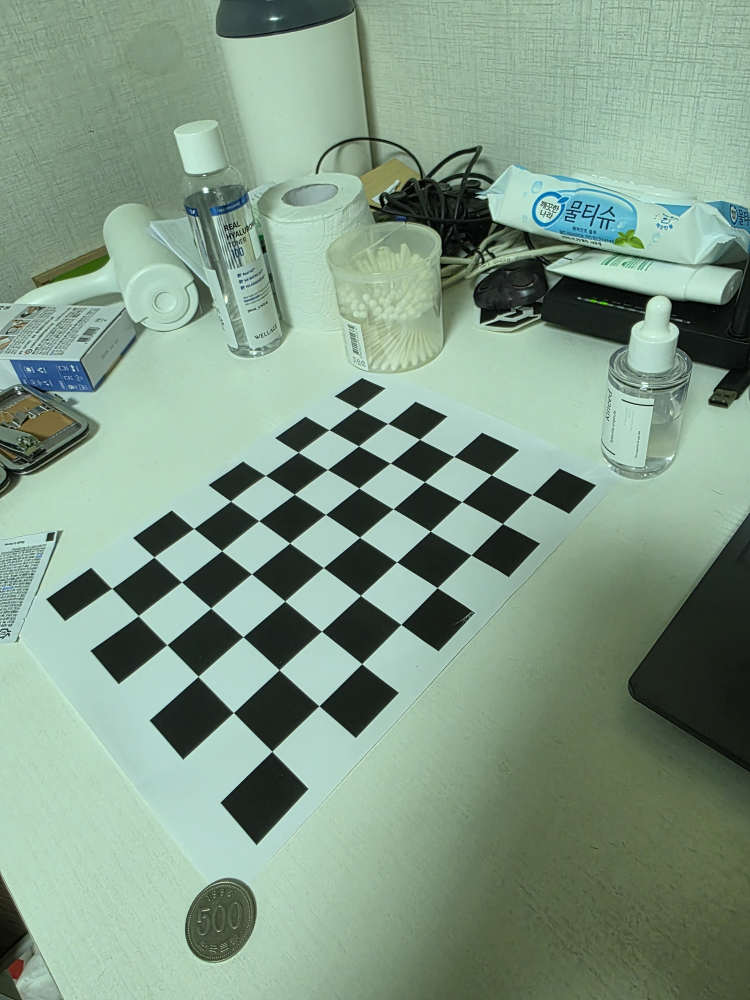
#> input picture calibration_images/image_ (1).jpg, 3000 x 4000 px (shown at 1/4 size); its folder holds only this picture in this run
$ python calibrate_camera.py
#> lines starting #> are read from the running program, lines starting #| are printed output that depends on the picture; long printed decimals are rounded
import cv2
import numpy as np
import glob
import os

# ==========================================
# 테스트용 체스보드 설정
# ==========================================
BOARD_W = 8        # 가로 내부 코너 수
BOARD_H = 6        # 세로 내부 코너 수
SQUARE_SIZE = 30.0 # 한 칸의 물리적 크기 (mm)

# 폴더 경로 설정
IMG_DIR = 'calibration_images'
SAVE_DIR = 'calibration_data'

if not os.path.exists(SAVE_DIR):
    os.makedirs(SAVE_DIR)

# 3D 공간상의 체스보드 코너 좌표 생성 (Z는 0)
# 형태: (0,0,0), (25,0,0), (50,0,0) ...
objp = np.zeros((BOARD_W * BOARD_H, 3), np.float32)
objp[:, :2] = np.mgrid[0:BOARD_W, 0:BOARD_H].T.reshape(-1, 2) * SQUARE_SIZE

objpoints = [] # 실제 3D 공간상의 점들 보관
imgpoints = [] # 2D 이미지 상의 코너점들 보관

# calibration_images 폴더 안의 모든 jpg/png 파일 불러오기
images = glob.glob(f'{IMG_DIR}/*.[jp][pn]g')

if len(images) == 0:
    print(f"오류: '{IMG_DIR}' 폴더에 이미지가 없습니다! 사진을 먼저 넣어주세요.")
    exit()

print(f"총 {len(images)}장의 이미지에서 캘리브레이션을 시작합니다...")

# 이미지 크기 저장용 변수
image_size = None

for fname in images:
    img = cv2.imread(fname)
#> img is the input picture: shape (4000, 3000, 3); mean B, G, R 135.3, 154.1, 129.5
    gray = cv2.cvtColor(img, cv2.COLOR_BGR2GRAY)
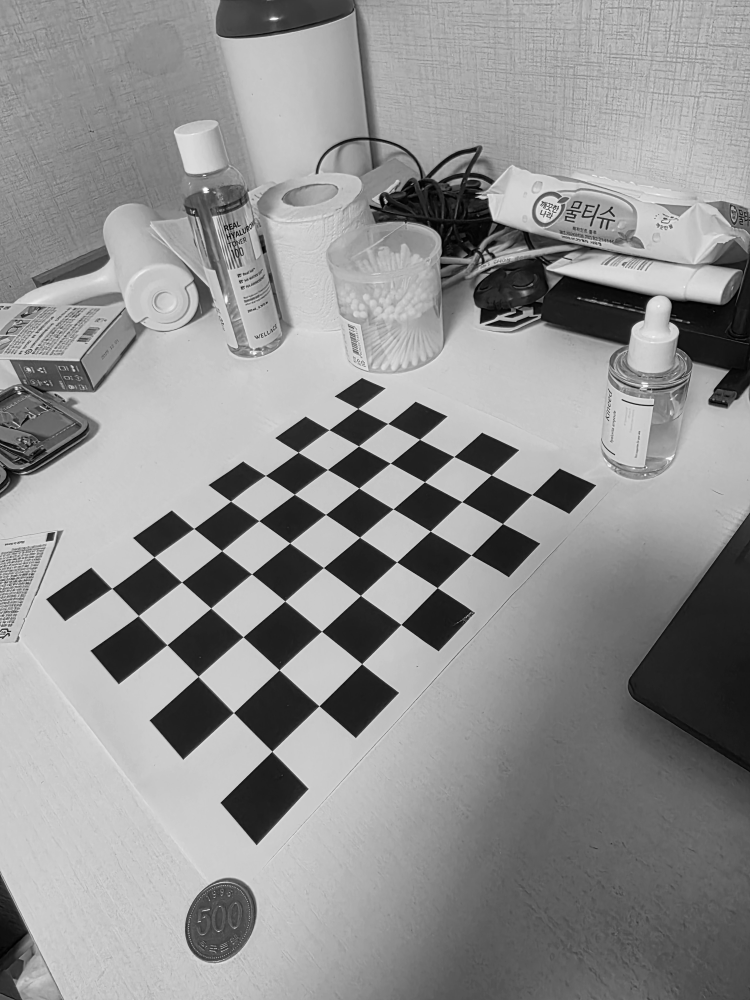
#> gray: shape (4000, 3000) (shown at 1/4 size); min 0, max 255, mean 144.6

    if image_size is None:
        image_size = gray.shape[::-1] # (width, height)

    # 체스보드 코너 찾기
    ret, corners = cv2.findChessboardCorners(gray, (BOARD_W, BOARD_H), None)
#> ret = True; corners = 48 rows, first 8: [449.2, 2354.4], [617.8, 2230], [777.4, 2115.4], [924.3, 2006.3], [1064.1, 1903.3], [1194.4, 1810.7], [1317.7, 1720.6], [1433.1, 1635.7]

    # 코너를 찾았다면
    if ret == True:
        objpoints.append(objp)

        # 코너 좌표의 정확도를 서브픽셀 단위로 높임
        criteria = (cv2.TERM_CRITERIA_EPS + cv2.TERM_CRITERIA_MAX_ITER, 30, 0.001)
        corners2 = cv2.cornerSubPix(gray, corners, (11, 11), (-1, -1), criteria)
#> corners2 = 48 rows, first 8: [449.4, 2354.6], [618.2, 2229.7], [777.2, 2115.3], [924.2, 2005.9], [1063.5, 1903.2], [1194.3, 1810.6], [1317.5, 1720.6], [1433.1, 1635.6]
        imgpoints.append(corners2)

        # 찾은 코너를 이미지에 그려서 화면에 잠시 보여줌 (확인용)
        cv2.drawChessboardCorners(img, (BOARD_W, BOARD_H), corners2, ret)
        cv2.imshow('Chessboard Detection', cv2.resize(img, (800, 600)))
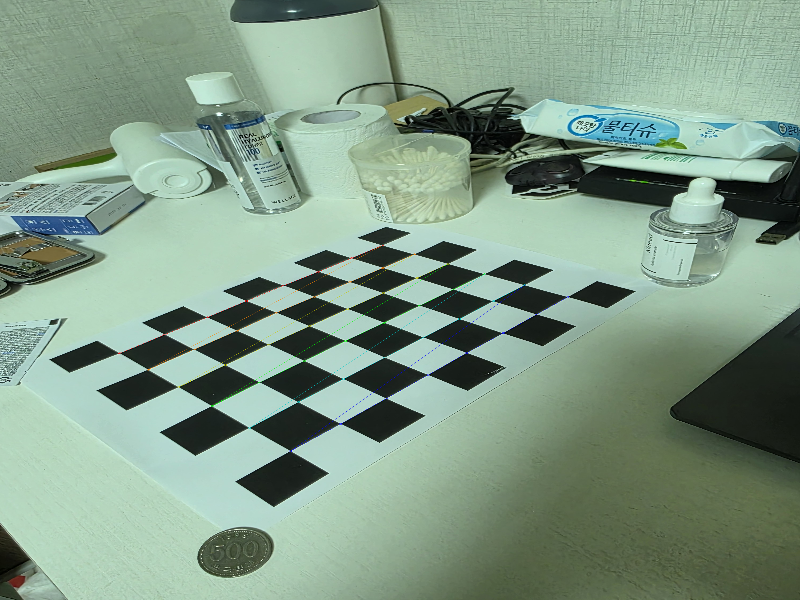
#> window 'Chessboard Detection': shape (600, 800, 3); mean B, G, R 135.2, 154, 129.4
        cv2.waitKey(200) # 0.2초씩 대기
    else:
        print(f"경고: '{fname}' 에서 {BOARD_W}x{BOARD_H} 체스보드를 찾지 못했습니다. 이 사진은 제외됩니다.")

cv2.destroyAllWindows()

# ==========================================
# 카메라 파라미터 계산 및 저장
# ==========================================
if len(objpoints) > 0:
    print("\n카메라 매트릭스 계산 중... 잠시만 기다려주세요.")
    ret, camera_matrix, dist_coeffs, rvecs, tvecs = cv2.calibrateCamera(objpoints, imgpoints, image_size, None, None)
#> ret = 1.75; camera_matrix = [[2789.1, 0, 1482.4], [0, 2582.3, 1649.1], [0, 0, 1]]; dist_coeffs = [[-0.0528, 0.528, 0.00983, 0.00589, -1.34]]; rvecs = ([-0.86, -0.224, -0.812],); tvecs = ([-153.1, 111.8, 412.5],)

    print("✅ 캘리브레이션 완료!")
    print("\n--- Camera Matrix (K) ---")
    print(camera_matrix)
#| [[2.78911149e+03 0.00000000e+00 1.48243564e+03]
#|  [0.00000000e+00 2.58229089e+03 1.64907890e+03]
#|  [0.00000000e+00 0.00000000e+00 1.00000000e+00]]
    print("\n--- Distortion Coefficients ---")
    print(dist_coeffs)
#| [[-0.05283  0.5278   0.009828  0.005894 -1.336]]

    # 파일로 저장 (나중에 main.py 에서 불러다 쓸 목적)
    np.save(f'{SAVE_DIR}/camera_matrix.npy', camera_matrix)
    np.save(f'{SAVE_DIR}/dist_coeffs.npy', dist_coeffs)
    print(f"\n파라미터가 '{SAVE_DIR}' 폴더에 성공적으로 저장되었습니다!")
else:
    print("\n실패: 체스보드를 인식한 사진이 단 한 장도 없습니다. 사진을 다시 찍어주세요.")

$ run again, on calibration_images/image_ (13).jpg
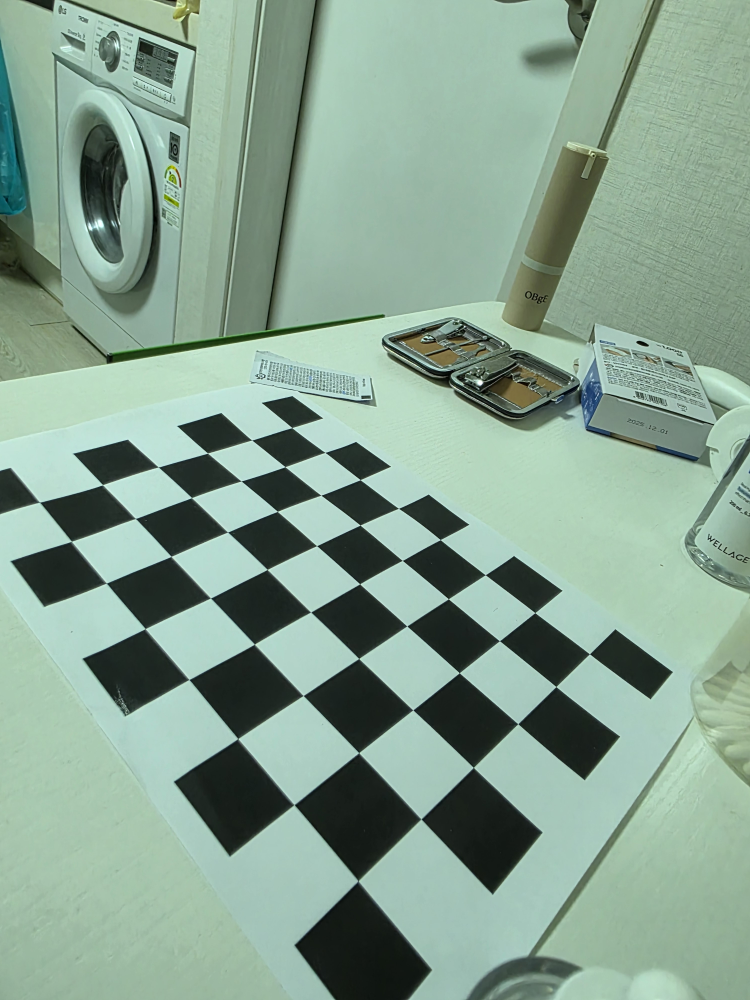
#> input picture calibration_images/image_ (13).jpg, 3000 x 4000 px (shown at 1/4 size)
#> img is the input picture: shape (4000, 3000, 3); mean B, G, R 145.1, 161.9, 135.4
#> `gray = cv2.cvtColor(img, cv2.COLOR_BGR2GRAY)`:
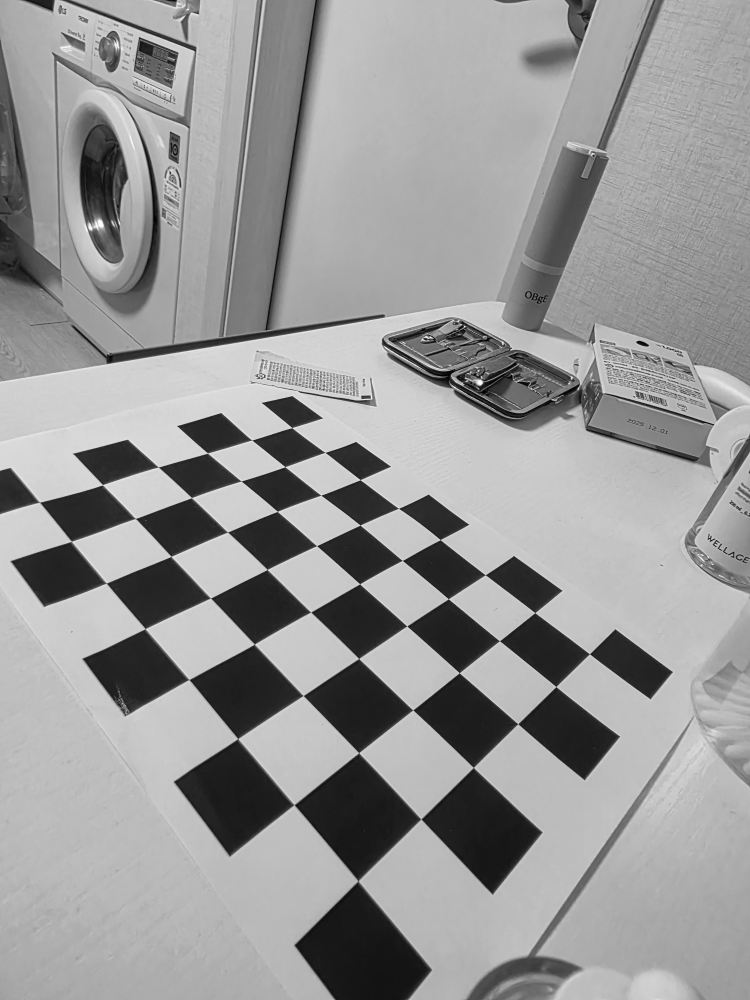
#> gray: shape (4000, 3000) (shown at 1/4 size); min 0, max 255, mean 152.1
#> `ret, corners = cv2.findChessboardCorners(gray, (BOARD_W, BOARD_H), None)`: ret = True; corners = 48 rows, first 8: [1168.6, 1711.7], [1301.6, 1810.7], [1442.4, 1920.3], [1595.7, 2034.7], [1762.3, 2160], [1942.9, 2300.8], [2141.3, 2452.3], [2359.2, 2616.2]
#> corners2 = 48 rows, first 8: [1169, 1711.9], [1301.8, 1811.2], [1442.4, 1920.3], [1595.8, 2034.8], [1762.6, 2160], [1942.6, 2300.6], [2141.1, 2452.1], [2359.4, 2616.7]
#> `cv2.imshow('Chessboard Detection', cv2.resize(img, (800, 600)))`:
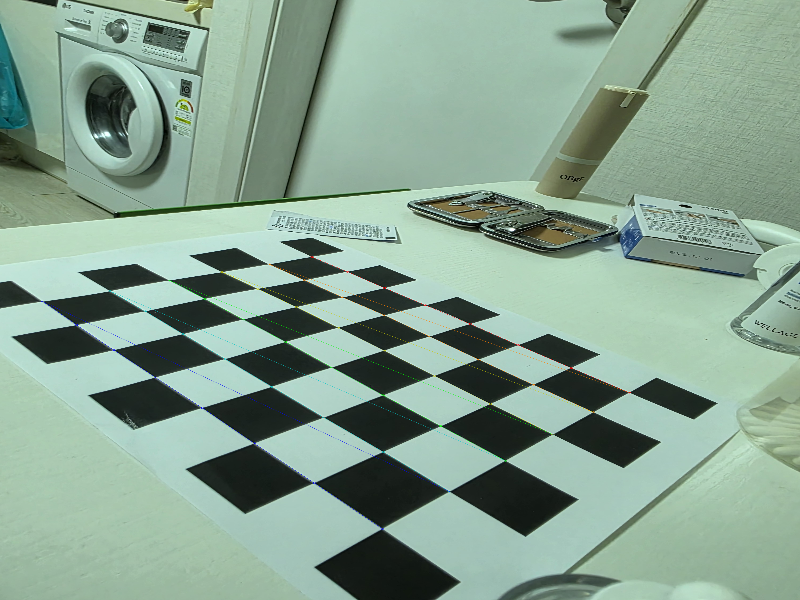
#> window 'Chessboard Detection': shape (600, 800, 3); mean B, G, R 145, 161.9, 135.3
#> `ret, camera_matrix, dist_coeffs, rvecs, tvecs = cv2.calibrateCamera(ob..`: ret = 2.33; camera_matrix = [[2669.8, 0, 1445.4], [0, 2464.4, 1847.6], [0, 0, 1]]; dist_coeffs = [[0.124, -0.566, 0.00921, 0.000793, 0.716]]; rvecs = ([-0.98, 0.164, 0.835],); tvecs = ([-41.67, -22.34, 403.9],)
#| [[2.66983541e+03 0.00000000e+00 1.44544788e+03]
#|  [0.00000000e+00 2.46442868e+03 1.84756957e+03]
#|  [0.00000000e+00 0.00000000e+00 1.00000000e+00]]
#| [[ 0.1243 -0.5656  0.009212  0.0007925  0.7157]]

$ run again, on calibration_images/image_ (14).jpg
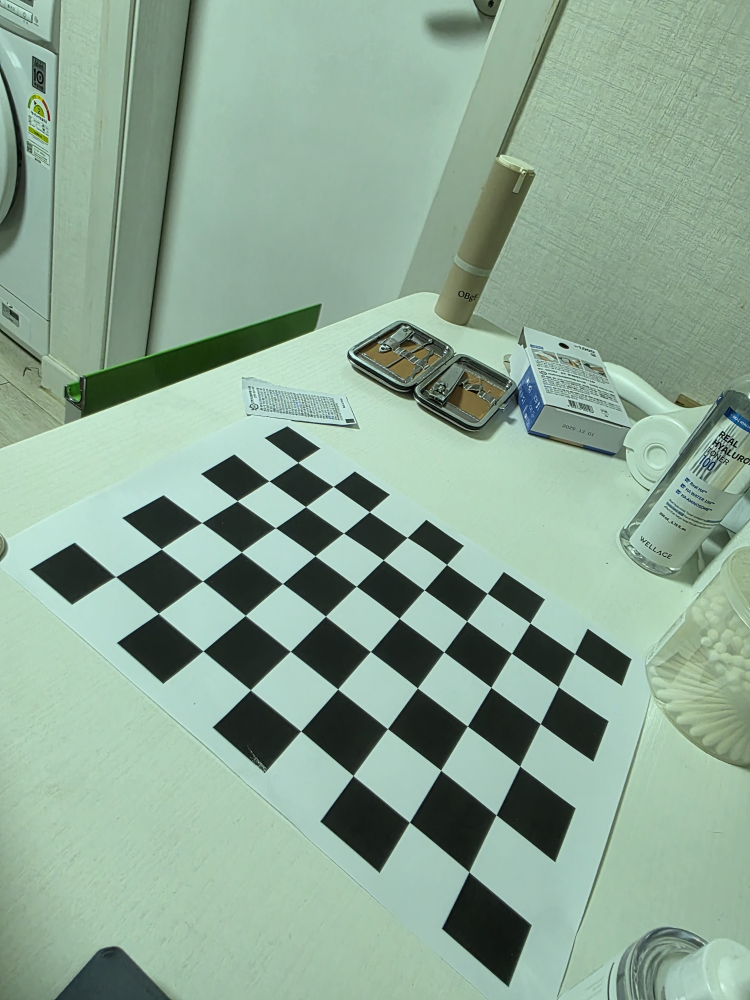
#> input picture calibration_images/image_ (14).jpg, 3000 x 4000 px (shown at 1/4 size)
#> img is the input picture: shape (4000, 3000, 3); mean B, G, R 148.6, 167, 140.5
#> `gray = cv2.cvtColor(img, cv2.COLOR_BGR2GRAY)`:
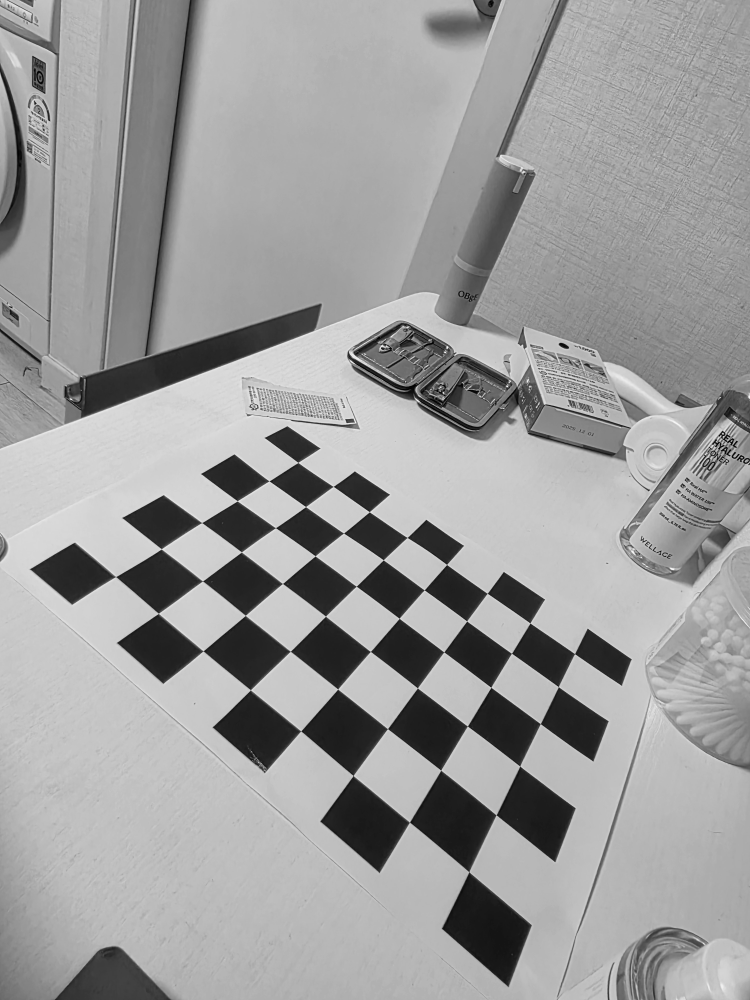
#> gray: shape (4000, 3000) (shown at 1/4 size); min 0, max 253, mean 157
#> `ret, corners = cv2.findChessboardCorners(gray, (BOARD_W, BOARD_H), None)`: ret = True; corners = 48 rows, first 8: [1193.2, 1851.1], [1334.1, 1947.4], [1478.7, 2048.5], [1630.1, 2151.3], [1787.8, 2259.3], [1950.2, 2374.6], [2121.3, 2493.2], [2299.8, 2615.9]
#> corners2 = 48 rows, first 8: [1193.4, 1851.2], [1334.2, 1947], [1478.7, 2048.6], [1630.2, 2151.3], [1788, 2259.3], [1950.3, 2374.6], [2121.3, 2493.3], [2299.8, 2616.3]
#> `cv2.imshow('Chessboard Detection', cv2.resize(img, (800, 600)))`:
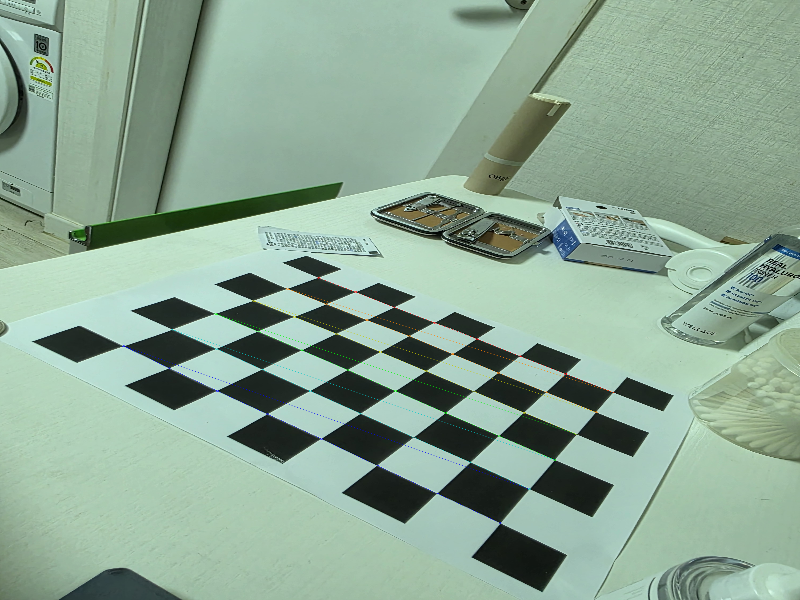
#> window 'Chessboard Detection': shape (600, 800, 3); mean B, G, R 148.4, 167, 140.4
#> `ret, camera_matrix, dist_coeffs, rvecs, tvecs = cv2.calibrateCamera(ob..`: ret = 1.8; camera_matrix = [[2693.5, 0, 1573.6], [0, 2874.2, 1950.5], [0, 0, 1]]; dist_coeffs = [[0.168, -1.15, 0.0102, -0.000327, 2.16]]; rvecs = ([-0.982, -0.0104, 0.645],); tvecs = ([-64.37, -15.86, 458.4],)
#| [[2.69346240e+03 0.00000000e+00 1.57358512e+03]
#|  [0.00000000e+00 2.87417256e+03 1.95051897e+03]
#|  [0.00000000e+00 0.00000000e+00 1.00000000e+00]]
#| [[ 1.68156649e-01 -1.14519513e+00  1.02065859e-02 -3.27331447e-04
#|    2.16210065e+00]]

$ run again, on calibration_images/image_ (15).jpg
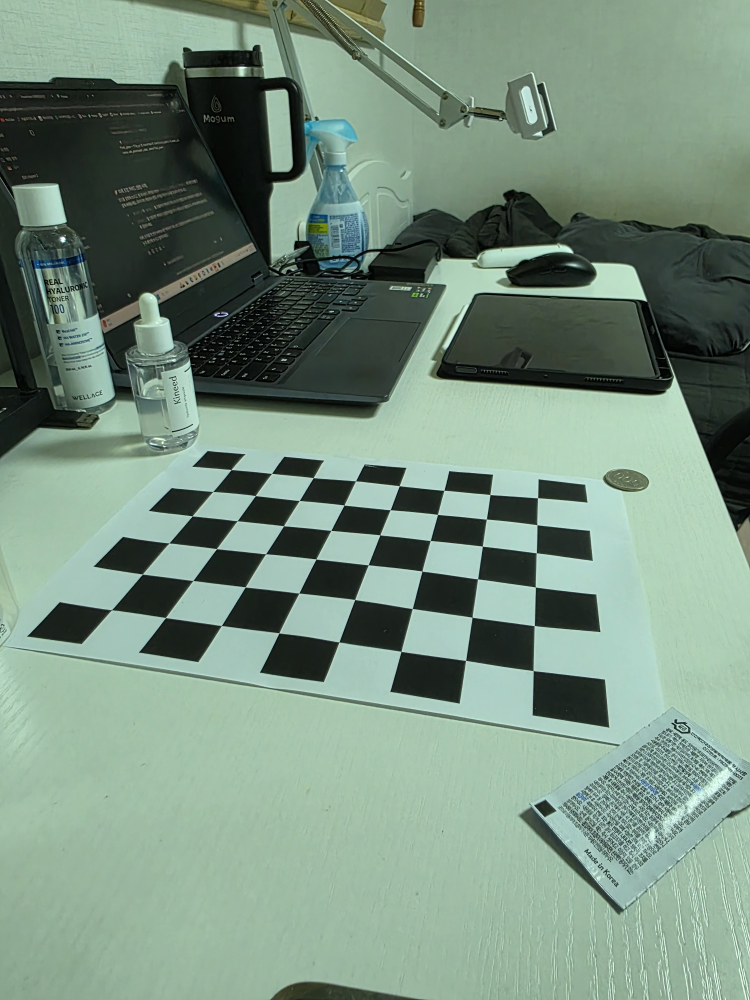
#> input picture calibration_images/image_ (15).jpg, 3000 x 4000 px (shown at 1/4 size)
#> img is the input picture: shape (4000, 3000, 3); mean B, G, R 127.4, 143.7, 120.3
#> `gray = cv2.cvtColor(img, cv2.COLOR_BGR2GRAY)`:
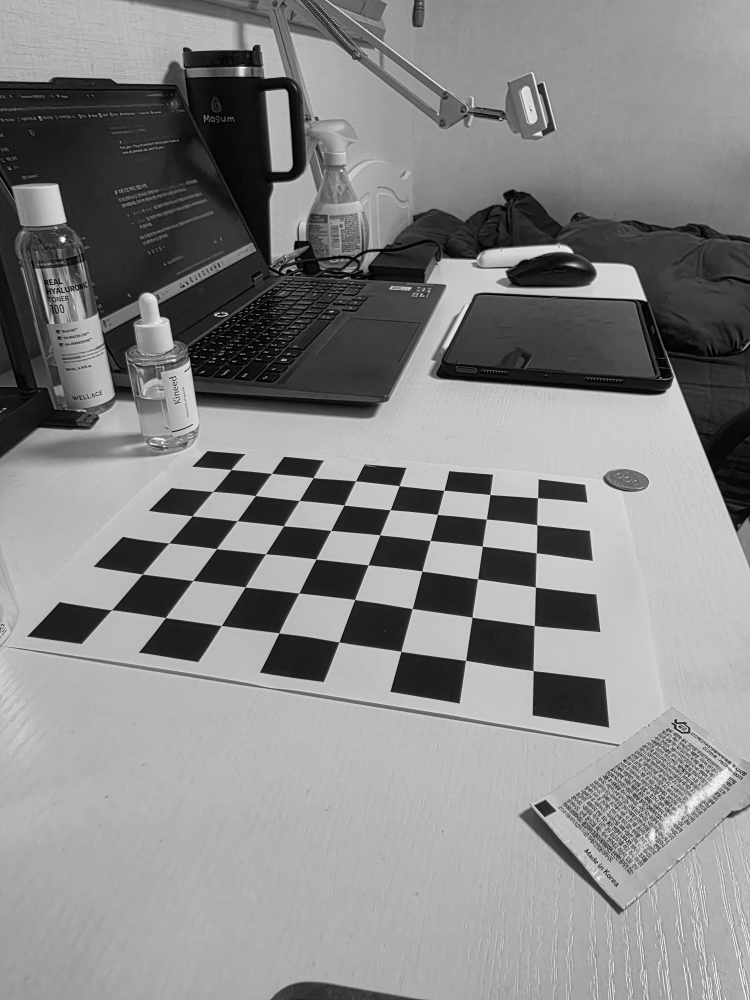
#> gray: shape (4000, 3000) (shown at 1/4 size); min 0, max 255, mean 134.8
#> `ret, corners = cv2.findChessboardCorners(gray, (BOARD_W, BOARD_H), None)`: ret = True; corners = 48 rows, first 8: [925.5, 1880.1], [1087.7, 1895.1], [1254.6, 1911.8], [1423.5, 1925], [1598.6, 1944.5], [1777.3, 1962.9], [1961.1, 1979.4], [2151.5, 1992.5]
#> corners2 = 48 rows, first 8: [926.2, 1879.7], [1088, 1895.1], [1254.5, 1911.9], [1423.7, 1924.8], [1598.6, 1944.6], [1777.4, 1962.7], [1961.3, 1979.6], [2151.7, 1992.6]
#> `cv2.imshow('Chessboard Detection', cv2.resize(img, (800, 600)))`:
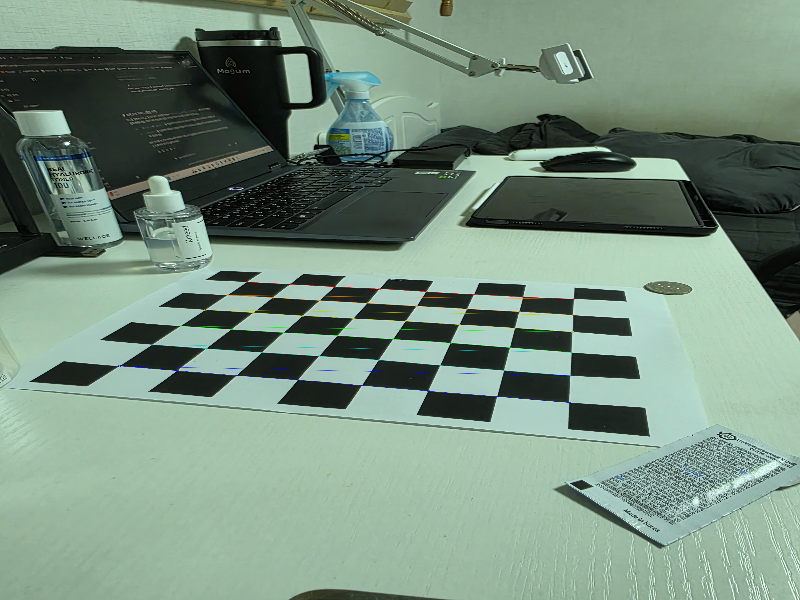
#> window 'Chessboard Detection': shape (600, 800, 3); mean B, G, R 127.3, 143.7, 120.2
#> `ret, camera_matrix, dist_coeffs, rvecs, tvecs = cv2.calibrateCamera(ob..`: ret = 2.12; camera_matrix = [[2763.5, 0, 1463.3], [0, 3518.2, 2021.9], [0, 0, 1]]; dist_coeffs = [[0.426, -5.27, 0.00987, -0.00533, 19.42]]; rvecs = ([-1.14, 0.155, 0.196],); tvecs = ([-94.17, -19.52, 490.7],)
#| [[2.76345237e+03 0.00000000e+00 1.46332671e+03]
#|  [0.00000000e+00 3.51824863e+03 2.02190960e+03]
#|  [0.00000000e+00 0.00000000e+00 1.00000000e+00]]
#| [[ 4.26035669e-01 -5.27359202e+00  9.86991702e-03 -5.32973024e-03
#|    1.94217751e+01]]
